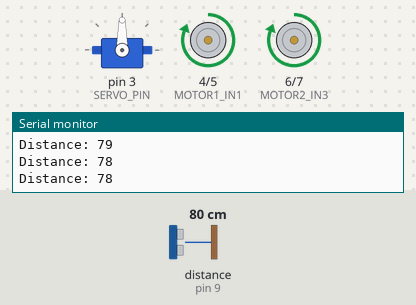
Recording of a sketch running on a simulated Arduino Uno, built with avr-gcc and run on an emulated ATmega328P. Parts: servo, motor-driver pin pairs drawn as motors (green arrow = first pin HIGH = forward, orange = second pin HIGH = backward, longer = more drive), the last lines printed to the serial monitor. Wiring (inferred from the names in the program): ultrasonic range finder: trigger pin 8; echo pin 9. The inputs (shaded band) are chosen by the test bench; at power-on: distance to the obstacle (sensor on pin 9) 80 cm. The echo pulse lasts 58.3 µs per cm.

Above: at 1.8 s.
1.9 s: distance to the obstacle (sensor on pin 9) set to 24 cm
3.4 s: distance to the obstacle (sensor on pin 9) set to 19 cm
At 5.5 s:
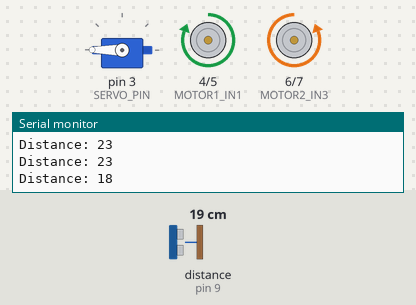
6.5 s: distance to the obstacle (sensor on pin 9) set to 35 cm
At 8.8 s:
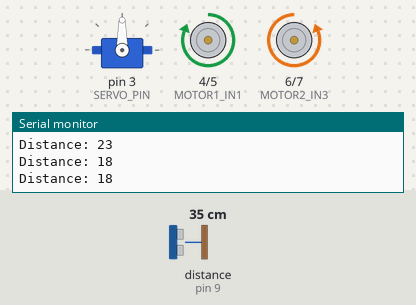
9.6 s: distance to the obstacle (sensor on pin 9) set to 2 cm
At 10.3 s:
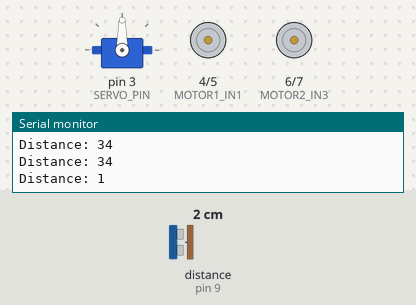
Timing chart, 0 to 13.7 s (numbered marks = the images above; inputs shaded):
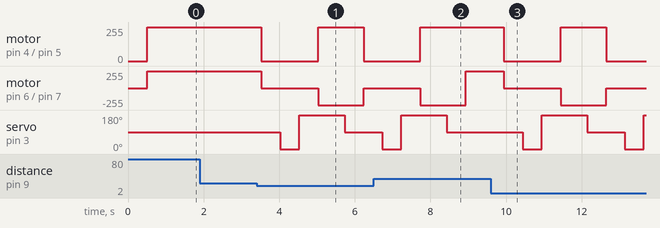

The sketch:

HC-04_CAR.ino
```cpp
#include <Servo.h>

#define TRIG_PIN 8
#define ECHO_PIN 9
#define MOTOR1_IN1 4
#define MOTOR1_IN2 5
#define MOTOR2_IN3 6
#define MOTOR2_IN4 7
#define F_LED 13
#define B_LED 12
#define L_LED 11
#define R_LED 10
#define SERVO_PIN 3

Servo servo;

void setup() {
    pinMode(TRIG_PIN, OUTPUT);
    pinMode(ECHO_PIN, INPUT);
    pinMode(MOTOR1_IN1, OUTPUT);
    pinMode(MOTOR1_IN2, OUTPUT);
    pinMode(MOTOR2_IN3, OUTPUT);
    pinMode(MOTOR2_IN4, OUTPUT);
    digitalWrite(F_LED, OUTPUT);
    digitalWrite(B_LED, OUTPUT);
    digitalWrite(L_LED, OUTPUT);
    digitalWrite(R_LED, OUTPUT);

    servo.attach(SERVO_PIN);
    Serial.begin(9600);
}

long getDistance() {
    digitalWrite(TRIG_PIN, LOW);
    delayMicroseconds(2);
    digitalWrite(TRIG_PIN, HIGH);
    delayMicroseconds(10);
    digitalWrite(TRIG_PIN, LOW);
    return pulseIn(ECHO_PIN, HIGH) * 0.034 / 2;
}

void moveForward() {
    digitalWrite(MOTOR1_IN1, HIGH);
    digitalWrite(MOTOR1_IN2, LOW);
    digitalWrite(MOTOR2_IN3, HIGH);
    digitalWrite(MOTOR2_IN4, LOW);
    digitalWrite(F_LED, HIGH);

}

void turnRight() {
    digitalWrite(MOTOR1_IN1, LOW);
    digitalWrite(MOTOR1_IN2, HIGH);
    digitalWrite(MOTOR2_IN3, HIGH);
    digitalWrite(MOTOR2_IN4, LOW);
    digitalWrite(R_LED, HIGH);

}

void turnLeft() {
    digitalWrite(MOTOR1_IN1, HIGH);
    digitalWrite(MOTOR1_IN2, LOW);
    digitalWrite(MOTOR2_IN3, LOW);
    digitalWrite(MOTOR2_IN4, HIGH);
    digitalWrite(L_LED, HIGH);

}

void stopCar() {
    digitalWrite(MOTOR1_IN1, LOW);
    digitalWrite(MOTOR1_IN2, LOW);
    digitalWrite(MOTOR2_IN3, LOW);
    digitalWrite(MOTOR2_IN4, LOW);
    digitalWrite(F_LED, LOW);
    digitalWrite(R_LED, LOW);
    digitalWrite(L_LED, LOW);

}

void loop() {
    servo.write(90);
    delay(500);
    long distance = getDistance();
    Serial.print("Distance: ");
    Serial.println(distance);

    if (distance > 20) {
        moveForward();
    } else {
        stopCar();
        delay(500);
        servo.write(0);
        delay(500);
        long rightDist = getDistance();

        servo.write(180);
        delay(500);
        long leftDist = getDistance();

        if (rightDist > leftDist) {
            turnRight();
        } else {
            turnLeft();
        }
        delay(700);
    }
}
```

Measured:
- the behaviour switches between 22 and 21 cm on distance to the obstacle (sensor on pin 9) (found by bisection; images 0 and 1)
- after the input at 3.4 s, motor on pin 4 (MOTOR1_IN1) / pin 5 (MOTOR1_IN2): forward 255/255 → stopped after 0.13 s, → forward 255/255 1.5 s later, → stopped 1.2 s later; motor on pin 6 (MOTOR2_IN3) / pin 7 (MOTOR2_IN4): forward 255/255 → stopped after 0.13 s, → backward 255/255 1.5 s later, → stopped 1.2 s later
- after the input at 6.5 s, motor on pin 4 (MOTOR1_IN1) / pin 5 (MOTOR1_IN2): goes on until 7.7 s, then stays forward 255/255
- after the input at 9.6 s, motor on pin 4 (MOTOR1_IN1) / pin 5 (MOTOR1_IN2): forward 255/255 → stopped after 0.34 s, → forward 255/255 1.5 s later, → stopped 1.2 s later; motor on pin 6 (MOTOR2_IN3) / pin 7 (MOTOR2_IN4): forward 255/255 → stopped after 0.34 s, → backward 255/255 1.5 s later, → stopped 1.2 s later
